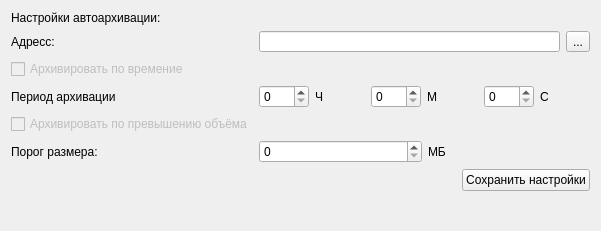
<?xml version="1.0" encoding="UTF-8"?>
<ui version="4.0">
 <class>settingsWin</class>
 <widget class="QWidget" name="settingsWin">
  <property name="geometry">
   <rect>
    <x>0</x>
    <y>0</y>
    <width>601</width>
    <height>231</height>
   </rect>
  </property>
  <property name="windowTitle">
   <string>Настройки автосохранения</string>
  </property>
  <layout class="QVBoxLayout" name="verticalLayout">
   <item>
    <widget class="QLabel" name="label_2">
     <property name="text">
      <string>Настройки автоархивации:</string>
     </property>
    </widget>
   </item>
   <item>
    <layout class="QFormLayout" name="formLayout">
     <item row="0" column="0">
      <widget class="QLabel" name="label">
       <property name="text">
        <string>Адресс:</string>
       </property>
      </widget>
     </item>
     <item row="0" column="1">
      <layout class="QGridLayout" name="gridLayout">
       <item row="0" column="0">
        <widget class="QLineEdit" name="adress"/>
       </item>
       <item row="0" column="1">
        <widget class="QToolButton" name="chooseAdress">
         <property name="text">
          <string>...</string>
         </property>
        </widget>
       </item>
      </layout>
     </item>
     <item row="1" column="0" colspan="2">
      <widget class="QCheckBox" name="timeArch">
       <property name="enabled">
        <bool>false</bool>
       </property>
       <property name="text">
        <string>Архивировать по времение</string>
       </property>
      </widget>
     </item>
     <item row="2" column="0">
      <widget class="QLabel" name="label_3">
       <property name="text">
        <string>Период архивации</string>
       </property>
      </widget>
     </item>
     <item row="2" column="1">
      <layout class="QHBoxLayout" name="horizontalLayout">
       <item>
        <widget class="QSpinBox" name="hours"/>
       </item>
       <item>
        <widget class="QLabel" name="label_6">
         <property name="text">
          <string>Ч</string>
         </property>
        </widget>
       </item>
       <item>
        <widget class="QSpinBox" name="minuts">
         <property name="maximum">
          <number>59</number>
         </property>
        </widget>
       </item>
       <item>
        <widget class="QLabel" name="label_7">
         <property name="text">
          <string>М</string>
         </property>
        </widget>
       </item>
       <item>
        <widget class="QSpinBox" name="seconds">
         <property name="maximum">
          <number>59</number>
         </property>
        </widget>
       </item>
       <item>
        <widget class="QLabel" name="label_8">
         <property name="text">
          <string>С</string>
         </property>
        </widget>
       </item>
      </layout>
     </item>
     <item row="3" column="0">
      <widget class="QCheckBox" name="sizeArch">
       <property name="enabled">
        <bool>false</bool>
       </property>
       <property name="text">
        <string>Архивировать по превышению объёма</string>
       </property>
      </widget>
     </item>
     <item row="4" column="0">
      <widget class="QLabel" name="label_4">
       <property name="text">
        <string>Порог размера:</string>
       </property>
      </widget>
     </item>
     <item row="4" column="1">
      <layout class="QGridLayout" name="gridLayout_2">
       <item row="0" column="0">
        <widget class="QSpinBox" name="size">
         <property name="maximum">
          <number>1000000</number>
         </property>
        </widget>
       </item>
       <item row="0" column="1">
        <widget class="QLabel" name="label_5">
         <property name="text">
          <string>МБ</string>
         </property>
        </widget>
       </item>
      </layout>
     </item>
    </layout>
   </item>
   <item>
    <layout class="QHBoxLayout" name="horizontalLayout_2">
     <item>
      <spacer name="horizontalSpacer">
       <property name="orientation">
        <enum>Qt::Horizontal</enum>
       </property>
       <property name="sizeHint" stdset="0">
        <size>
         <width>40</width>
         <height>20</height>
        </size>
       </property>
      </spacer>
     </item>
     <item>
      <widget class="QPushButton" name="saveBtn">
       <property name="text">
        <string>Сохранить настройки</string>
       </property>
      </widget>
     </item>
    </layout>
   </item>
   <item>
    <spacer name="verticalSpacer">
     <property name="orientation">
      <enum>Qt::Vertical</enum>
     </property>
     <property name="sizeHint" stdset="0">
      <size>
       <width>20</width>
       <height>40</height>
      </size>
     </property>
    </spacer>
   </item>
  </layout>
 </widget>
 <resources/>
 <connections/>
</ui>
